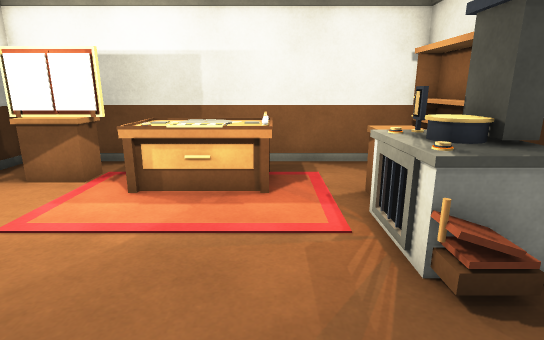
View 1 (above)

12 first-person views from a walk through a scene from a Unity 3-D project. The camera is 1.4 m above the floor, tilts 14° down and sees 80° across. The floor is counted in squares, 0.5 m on a side. Each view is taken from the middle of a square. On the plan, view 1 faces up. The plan holds only what a view shows up to about 20 squares ahead; the rest is blank. The player is left out. Surface patterns are stand-ins for the level's own textures.

View 2
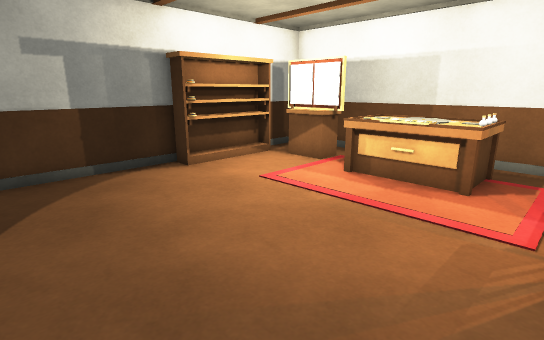

View 3
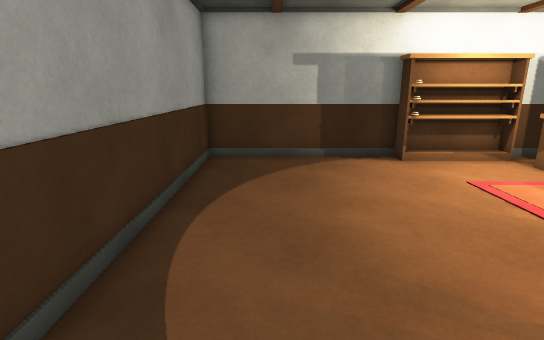

View 4
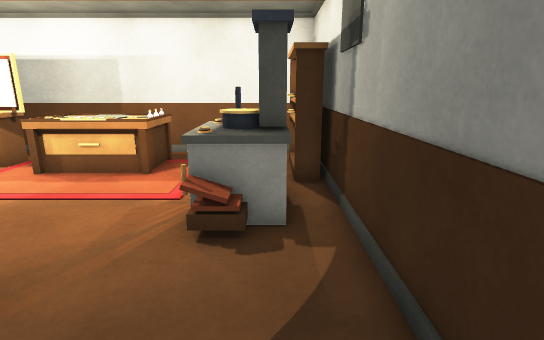

View 5
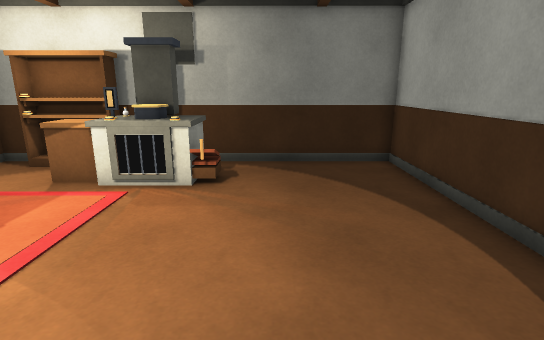

View 6
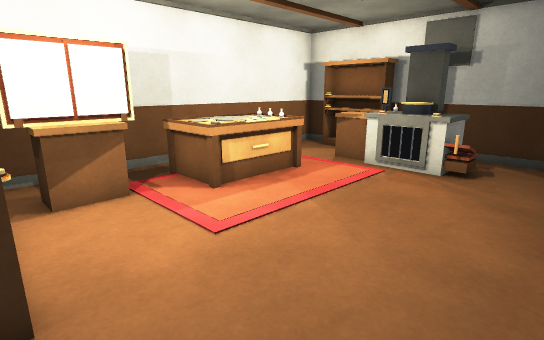

View 7
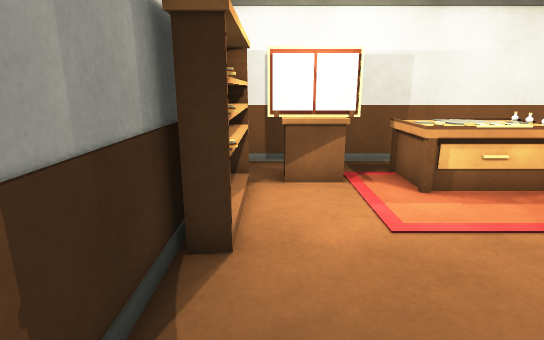

View 8
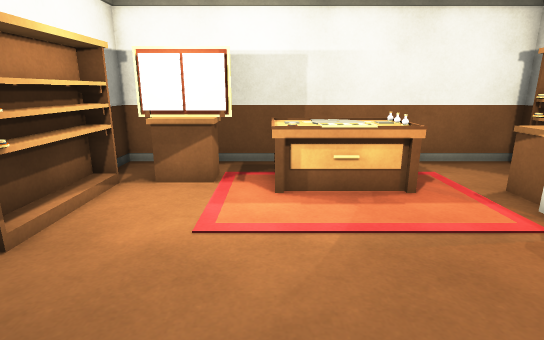

View 9
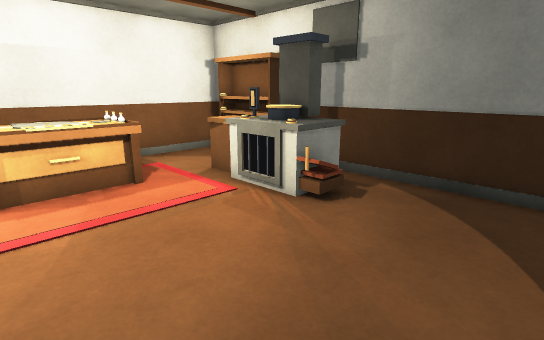

View 10
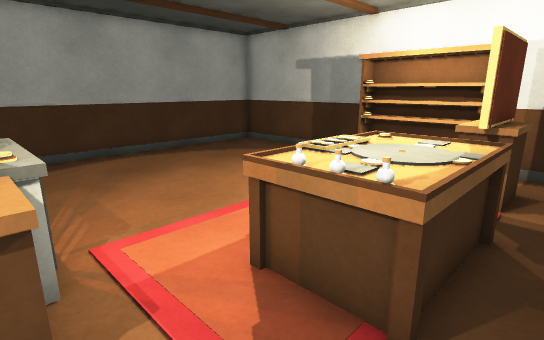

View 11
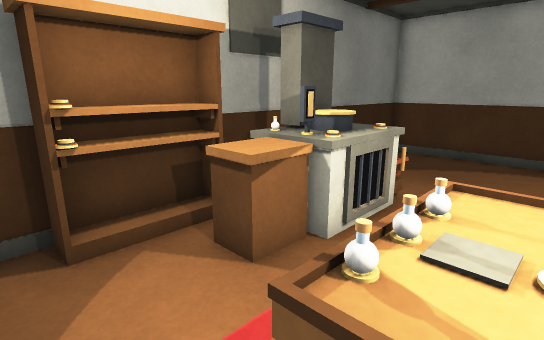

View 12
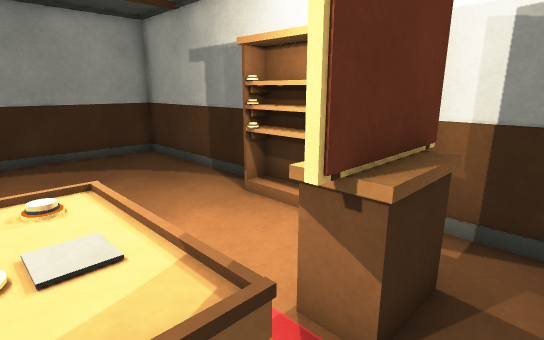

### Floor plan
Points are (right, up) in squares from view 1. A wall is a line through its corners. A room is listed if a view was taken in it or the views show most of it. See-through windows are left out.
Room 1 (views 1, 2, 3, 4, 5, 6, 7, 8, 9, 10, 11, 12)
walls: (-7.5, 10.4) (-6.4, 10.4); (-9.8, 6.2) (-9.8, -2.7) (5.7, -2.7) (5.7, 12.8) (-9.8, 12.8) (-9.8, 9.6)
low walls: (-6.4, 9.6) (-7.6, 9.6); (-7.8, 10.8) (-5.7, 10.8) (-5.7, 10.4)
ways out: gap at (-5, 10)
objects: other object (-9, 5) to (-9, 10); other object (-8, 10); other object (-4, 8) to (0, 11); other object (2, 4) to (4, 9); other object (5, 8) to (5, 11)

Where each view was taken, in squares from view 1:
view 1: 0 up, 0 right, facing up
view 2: 1 down, 2 right, facing up-left
view 3: 0 up, 4 right, facing left
view 4: 2 down, 4 right, facing up
view 5: 2 up, 7 left, facing right
view 6: 1 up, 9 left, facing up-right
view 7: 0 up, 8 left, facing up
view 8: 0 up, 4 left, facing up
view 9: 1 down, 4 left, facing up-right
view 10: 12 up, 3 right, facing down-left
view 11: 12 up, 1 left, facing down-right
view 12: 12 up, 3 left, facing down-left
